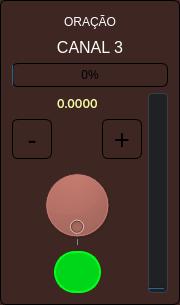
                       <widget class="QGroupBox" name="groupBox_3">
                        <property name="maximumSize">
                         <size>
                          <width>180</width>
                          <height>16777215</height>
                         </size>
                        </property>
                        <property name="styleSheet">
                         <string notr="true">background-color: #3E2723;
border: 1px solid black;      /* opcional: força borda */
border-radius: 6px;   /* quanto maior o número, mais arredondado */

</string>
                        </property>
                        <property name="title">
                         <string/>
                        </property>
                        <layout class="QGridLayout" name="gridLayout_3">
                         <item row="1" column="0">
                          <layout class="QHBoxLayout" name="horizontalLayout_10">
                           <item>
                            <layout class="QGridLayout" name="gridLayout_13">
                             <item row="2" column="0">
                              <layout class="QGridLayout" name="gridLayout_14">
                               <item row="0" column="3">
                                <spacer name="horizontalSpacer_16">
                                 <property name="orientation">
                                  <enum>Qt::Orientation::Horizontal</enum>
                                 </property>
                                 <property name="sizeHint" stdset="0">
                                  <size>
                                   <width>40</width>
                                   <height>20</height>
                                  </size>
                                 </property>
                                </spacer>
                               </item>
                               <item row="0" column="2">
                                <widget class="ModernDial" name="dial_2">
                                 <property name="minimumSize">
                                  <size>
                                   <width>80</width>
                                   <height>80</height>
                                  </size>
                                 </property>
                                 <property name="maximumSize">
                                  <size>
                                   <width>80</width>
                                   <height>80</height>
                                  </size>
                                 </property>
                                 <property name="wrapping">
                                  <bool>true</bool>
                                 </property>
                                 <property name="notchTarget">
                                  <double>100.000000000000000</double>
                                 </property>
                                 <property name="notchesVisible">
                                  <bool>true</bool>
                                 </property>
                                </widget>
                               </item>
                               <item row="0" column="1">
                                <spacer name="horizontalSpacer_15">
                                 <property name="orientation">
                                  <enum>Qt::Orientation::Horizontal</enum>
                                 </property>
                                 <property name="sizeHint" stdset="0">
                                  <size>
                                   <width>40</width>
                                   <height>20</height>
                                  </size>
                                 </property>
                                </spacer>
                               </item>
                              </layout>
                             </item>
                             <item row="1" column="0">
                              <layout class="QGridLayout" name="gridLayout_15">
                               <item row="1" column="1">
                                <spacer name="horizontalSpacer_13">
                                 <property name="orientation">
                                  <enum>Qt::Orientation::Horizontal</enum>
                                 </property>
                                 <property name="sizeHint" stdset="0">
                                  <size>
                                   <width>40</width>
                                   <height>20</height>
                                  </size>
                                 </property>
                                </spacer>
                               </item>
                               <item row="1" column="2">
                                <widget class="ModernButton" name="pbPlus_2">
                                 <property name="minimumSize">
                                  <size>
                                   <width>40</width>
                                   <height>40</height>
                                  </size>
                                 </property>
                                 <property name="maximumSize">
                                  <size>
                                   <width>40</width>
                                   <height>40</height>
                                  </size>
                                 </property>
                                 <property name="font">
                                  <font>
                                   <pointsize>20</pointsize>
                                   <fontweight>Black</fontweight>
                                  </font>
                                 </property>
                                 <property name="styleSheet">
                                  <string notr="true"/>
                                 </property>
                                 <property name="text">
                                  <string>+</string>
                                 </property>
                                 <property name="flat">
                                  <bool>true</bool>
                                 </property>
                                </widget>
                               </item>
                               <item row="1" column="0">
                                <widget class="ModernButton" name="pbMinus_2">
                                 <property name="minimumSize">
                                  <size>
                                   <width>40</width>
                                   <height>40</height>
                                  </size>
                                 </property>
                                 <property name="maximumSize">
                                  <size>
                                   <width>40</width>
                                   <height>40</height>
                                  </size>
                                 </property>
                                 <property name="font">
                                  <font>
                                   <pointsize>20</pointsize>
                                   <fontweight>Black</fontweight>
                                  </font>
                                 </property>
                                 <property name="styleSheet">
                                  <string notr="true"/>
                                 </property>
                                 <property name="text">
                                  <string>-</string>
                                 </property>
                                 <property name="flat">
                                  <bool>true</bool>
                                 </property>
                                </widget>
                               </item>
                              </layout>
                             </item>
                             <item row="4" column="0">
                              <layout class="QGridLayout" name="gridLayout_16">
                               <item row="0" column="1">
                                <spacer name="horizontalSpacer_17">
                                 <property name="orientation">
                                  <enum>Qt::Orientation::Horizontal</enum>
                                 </property>
                                 <property name="sizeHint" stdset="0">
                                  <size>
                                   <width>40</width>
                                   <height>20</height>
                                  </size>
                                 </property>
                                </spacer>
                               </item>
                               <item row="0" column="2">
                                <widget class="ModernButton" name="pushButton_ch03">
                                 <property name="minimumSize">
                                  <size>
                                   <width>42</width>
                                   <height>42</height>
                                  </size>
                                 </property>
                                 <property name="styleSheet">
                                  <string notr="true">* { font-family: &quot;Inter&quot;, &quot;Roboto&quot;, &quot;Segoe UI&quot;, sans-serif; font-size: 16px; }
QPushButton {
color: cyan;
 border-radius: 21px;
  
background-color: #00d619;
  border: 2px solid #00ff1e;

}

QPushButton:checked {
	background-color: #d90000;
    color: white;
    border: 1px solid #ff6a00;

}
</string>
                                 </property>
                                 <property name="text">
                                  <string/>
                                 </property>
                                 <property name="checkable">
                                  <bool>true</bool>
                                 </property>
                                </widget>
                               </item>
                               <item row="0" column="3">
                                <spacer name="horizontalSpacer_18">
                                 <property name="orientation">
                                  <enum>Qt::Orientation::Horizontal</enum>
                                 </property>
                                 <property name="sizeHint" stdset="0">
                                  <size>
                                   <width>40</width>
                                   <height>20</height>
                                  </size>
                                 </property>
                                </spacer>
                               </item>
                              </layout>
                             </item>
                             <item row="0" column="0">
                              <layout class="QGridLayout" name="gridLayout_35">
                               <item row="0" column="0">
                                <spacer name="horizontalSpacer_61">
                                 <property name="orientation">
                                  <enum>Qt::Orientation::Horizontal</enum>
                                 </property>
                                 <property name="sizeHint" stdset="0">
                                  <size>
                                   <width>40</width>
                                   <height>20</height>
                                  </size>
                                 </property>
                                </spacer>
                               </item>
                               <item row="0" column="1">
                                <widget class="QLabel" name="labelPercentCH03">
                                 <property name="font">
                                  <font>
                                   <family>Inter</family>
                                   <strikeout>false</strikeout>
                                   <fontweight>ExtraBold</fontweight>
                                  </font>
                                 </property>
                                 <property name="styleSheet">
                                  <string notr="true">color: #ffffaa;
 border: 0px solid black;      /* opcional: força borda */
</string>
                                 </property>
                                 <property name="text">
                                  <string>0.0000</string>
                                 </property>
                                </widget>
                               </item>
                               <item row="0" column="2">
                                <spacer name="horizontalSpacer_62">
                                 <property name="orientation">
                                  <enum>Qt::Orientation::Horizontal</enum>
                                 </property>
                                 <property name="sizeHint" stdset="0">
                                  <size>
                                   <width>40</width>
                                   <height>20</height>
                                  </size>
                                 </property>
                                </spacer>
                               </item>
                              </layout>
                             </item>
                            </layout>
                           </item>
                           <item>
                            <widget class="QProgressBar" name="progressBar_2">
                             <property name="maximumSize">
                              <size>
                               <width>20</width>
                               <height>1000</height>
                              </size>
                             </property>
                             <property name="styleSheet">
                              <string notr="true">QProgressBar {
  border: 1px solid #3a3f47;
  border-radius: 4px;
  background: #1f2125;
}</string>
                             </property>
                             <property name="value">
                              <number>0</number>
                             </property>
                             <property name="textVisible">
                              <bool>false</bool>
                             </property>
                             <property name="orientation">
                              <enum>Qt::Orientation::Vertical</enum>
                             </property>
                            </widget>
                           </item>
                          </layout>
                         </item>
                         <item row="0" column="0">
                          <layout class="QVBoxLayout" name="verticalLayout_9">
                           <item>
                            <layout class="QGridLayout" name="gridLayout_46">
                             <item row="0" column="1">
                              <widget class="QPushButton" name="bTitleCH03">
                               <property name="font">
                                <font>
                                 <fontweight>Black</fontweight>
                                </font>
                               </property>
                               <property name="styleSheet">
                                <string notr="true">background-color: transparent;
color: white;
border: 0px;</string>
                               </property>
                               <property name="text">
                                <string>ORAÇÃO</string>
                               </property>
                               <property name="flat">
                                <bool>true</bool>
                               </property>
                              </widget>
                             </item>
                             <item row="0" column="0">
                              <spacer name="horizontalSpacer_57">
                               <property name="orientation">
                                <enum>Qt::Orientation::Horizontal</enum>
                               </property>
                               <property name="sizeHint" stdset="0">
                                <size>
                                 <width>40</width>
                                 <height>20</height>
                                </size>
                               </property>
                              </spacer>
                             </item>
                             <item row="0" column="2">
                              <spacer name="horizontalSpacer_73">
                               <property name="orientation">
                                <enum>Qt::Orientation::Horizontal</enum>
                               </property>
                               <property name="sizeHint" stdset="0">
                                <size>
                                 <width>40</width>
                                 <height>20</height>
                                </size>
                               </property>
                              </spacer>
                             </item>
                            </layout>
                           </item>
                           <item>
                            <widget class="QLabel" name="label_4">
                             <property name="font">
                              <font>
                               <pointsize>12</pointsize>
                               <bold>false</bold>
                              </font>
                             </property>
                             <property name="styleSheet">
                              <string notr="true">color: white;
border: 0px;</string>
                             </property>
                             <property name="text">
                              <string>CANAL 3</string>
                             </property>
                             <property name="alignment">
                              <set>Qt::AlignmentFlag::AlignCenter</set>
                             </property>
                            </widget>
                           </item>
                           <item>
                            <widget class="ModernProgressBar" name="pbarVol_2">
                             <property name="styleSheet">
                              <string notr="true">  border: 1px solid #cyan;
  border-radius: 4px;
  background: #1f2125;
color: white;
</string>
                             </property>
                             <property name="value">
                              <number>0</number>
                             </property>
                             <property name="alignment">
                              <set>Qt::AlignmentFlag::AlignCenter</set>
                             </property>
                            </widget>
                           </item>
                          </layout>
                         </item>
                        </layout>
                       </widget>
